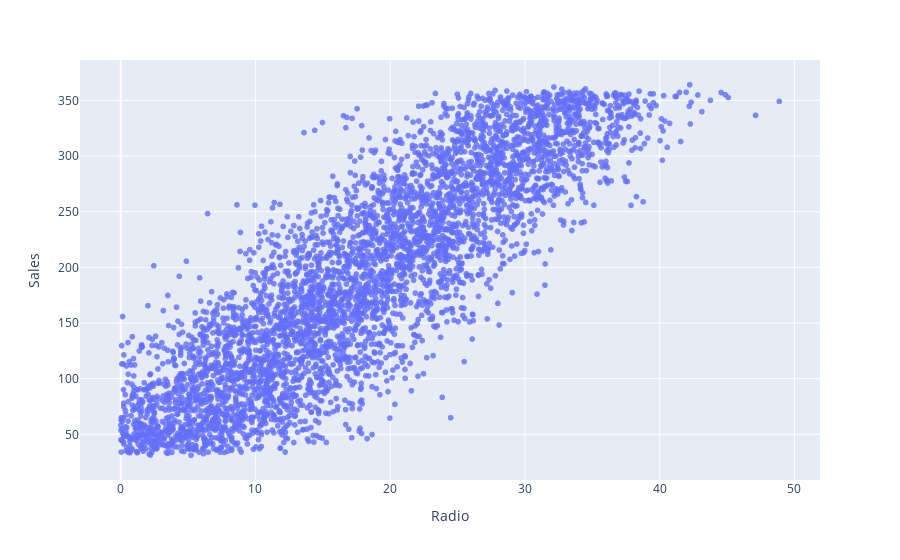

Notebook cell for this chart:
### Markdown cell above
#### Plot Radio promotion against Sales

### Code cell
fig_radio = px.scatter(df, x="Radio", y="Sales", hover_data=['Sales'], opacity=0.8, height=500)
fig_radio.show()

### Figure 1 — Plotly figure (JSON) as saved in the notebook; plotly's stock layout.template omitted (floating-point values rounded to 4 significant figures; data arrays with more than 128 entries replaced by an {"elided": "..."} marker saying what was removed)
{"data": [{"hovertemplate": "Radio=%{x}<br>Sales=%{y}<extra></extra>", "legendgroup": "", "marker": {"color": "#636efa", "opacity": 0.8, "symbol": "circle"}, "mode": "markers", "name": "", "showlegend": false, "type": "scattergl", "x": {"elided": "4546 float values"}, "xaxis": "x", "y": {"elided": "4546 float values"}, "yaxis": "y"}], "layout": {"autosize": true, "legend": {"tracegroupgap": 0}, "margin": {"t": 60}, "xaxis": {"anchor": "y", "autorange": true, "domain": [0, 1], "range": [-2.83, 51.7], "title": {"text": "Radio"}, "type": "linear"}, "yaxis": {"anchor": "x", "autorange": true, "domain": [0, 1], "range": [8.324, 387.0], "title": {"text": "Sales"}, "type": "linear"}}}
